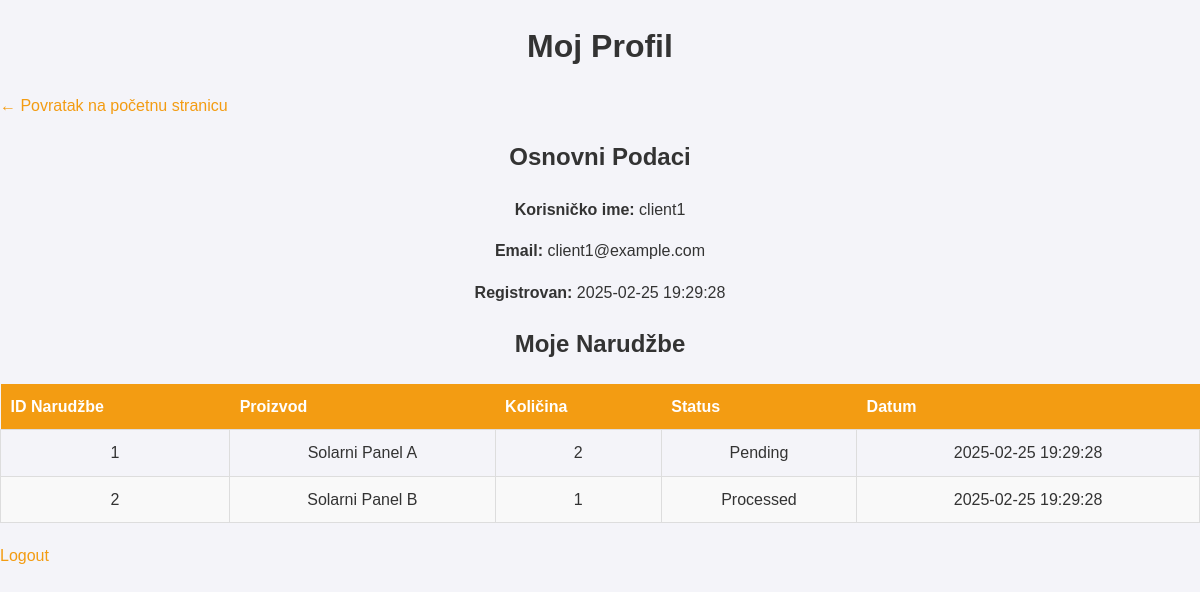
/user_profile.php (signed in), run on the app's committed database.
### tables this page shows
CREATE TABLE users (
    id INT AUTO_INCREMENT PRIMARY KEY,
    username VARCHAR(50) NOT NULL UNIQUE,
    email VARCHAR(100) NOT NULL UNIQUE,
    password VARCHAR(255) NOT NULL,
    role ENUM('klijent', 'kompanija') NOT NULL DEFAULT 'klijent',
    created_at DATETIME DEFAULT CURRENT_TIMESTAMP
);

CREATE TABLE orders (
    id INT AUTO_INCREMENT PRIMARY KEY,
    user_id INT NOT NULL,
    product_id INT NOT NULL,
    quantity INT NOT NULL,
    status ENUM('pending', 'processed', 'canceled') DEFAULT 'pending',
    created_at DATETIME DEFAULT CURRENT_TIMESTAMP,
    FOREIGN KEY (user_id) REFERENCES users(id) ON DELETE CASCADE,
    FOREIGN KEY (product_id) REFERENCES products(id) ON DELETE CASCADE
);

CREATE TABLE products (
    id INT AUTO_INCREMENT PRIMARY KEY,
    name VARCHAR(100) NOT NULL,
    description TEXT NOT NULL,
    price DECIMAL(10, 2) NOT NULL,
    company_id INT NOT NULL,
    created_at DATETIME DEFAULT CURRENT_TIMESTAMP,
    deleted_at DATETIME DEFAULT NULL,
    FOREIGN KEY (company_id) REFERENCES users(id) ON DELETE CASCADE
);

### user_profile.php (the view, shortened to what this page needs)
<?php
require 'db/db_connection.php';
$user_id = $_SESSION['user_id'];
$stmt = $conn->prepare("SELECT username, email, created_at FROM users WHERE id = ?");
$stmt->bind_param("i", $user_id);
$stmt->execute();
$user = $stmt->get_result()->fetch_assoc();
$order_query = "
    SELECT orders.id, products.name AS product_name, orders.quantity, orders.created_at, orders.status
    FROM orders
    JOIN products ON orders.product_id = products.id
    WHERE orders.user_id = ?
    ORDER BY orders.created_at DESC";
$stmt = $conn->prepare($order_query);
$stmt->bind_param("i", $user_id);
$stmt->execute();
$orders = $stmt->get_result();
?>
<!DOCTYPE html>
<html lang="en">
<head>
    <link rel="stylesheet" href="css/style.css">
</head>
<body>
    <h1>Moj Profil</h1>
    <a href="index.php" style="display: block; margin-bottom: 20px;">← Povratak na početnu stranicu</a>
    <h2>Osnovni Podaci</h2>
    <p><strong>Korisničko ime:</strong> <?= htmlspecialchars($user['username']) ?></p>
    <p><strong>Email:</strong> <?= htmlspecialchars($user['email']) ?></p>
    <p><strong>Registrovan:</strong> <?= $user['created_at'] ?></p>
    <h2>Moje Narudžbe</h2>
    <?php if ($orders->num_rows > 0): ?>
        <table>
            <thead>
                <tr>
                    <th>ID Narudžbe</th>
                    <th>Proizvod</th>
                    <th>Količina</th>
                    <th>Status</th>
                    <th>Datum</th>
                </tr>
            </thead>
            <tbody>
                <?php while ($order = $orders->fetch_assoc()): ?>
                    <tr>
                        <td><?= $order['id'] ?></td>
                        <td><?= htmlspecialchars($order['product_name']) ?></td>
                        <td><?= $order['quantity'] ?></td>
                        <td><?= ucfirst($order['status']) ?></td>
                        <td><?= $order['created_at'] ?></td>
                    </tr>
                <?php endwhile; ?>
            </tbody>
        </table>
    <?php else: ?>
        <p>Nemate narudžbi.</p>
    <?php endif; ?>
    <a href="logout.php">Logout</a>
</body>
</html>

### css/style.css (style rules this page uses)
:root { --primary-color: #f39c12; --hover-color: #d88507; --secondary-color: #333333; --bg-light: #f4f4f9; --font-family: Arial, sans-serif; }
body { margin: 0; padding: 0; font-family: var(--font-family); background-color: var(--bg-light); color: var(--secondary-color); line-height: 1.6; }
h1, h2, h3 { text-align: center; margin-bottom: 20px; }
p { text-align: center; }
a { text-decoration: none; color: var(--primary-color); transition: color 0.3s ease; }
table { width: 100%; border-collapse: collapse; margin: 20px 0; }
thead th { background: var(--primary-color); color: #fff; padding: 10px; text-align: left; }
tbody td { border: 1px solid #ddd; padding: 10px; text-align: center; }
tbody tr:nth-child(even) { background: #f9f9f9; }

### data on the page
users: username "client1", email "client1@example.com", created_at "2025-02-25 19:29:28"
orders: id "1", product.name "Solarni Panel A", quantity "2", status "Pending", created_at "2025-02-25 19:29:28"
orders: id "2", product.name "Solarni Panel B", quantity "1", status "Processed", created_at "2025-02-25 19:29:28"
